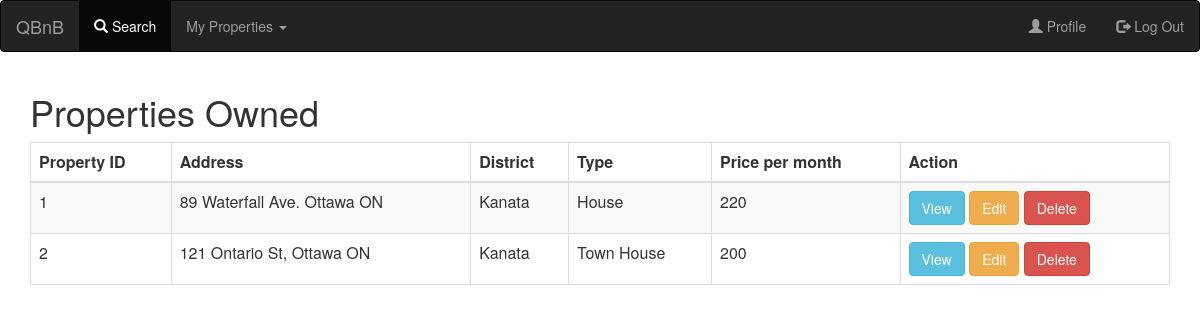
The page /user_properties.php (signed in) on the database its author committed.
### tables this page shows
CREATE TABLE IF NOT EXISTS `properties` (
  `property_id` int(11) NOT NULL AUTO_INCREMENT,
  `supplier_id` int(11) NOT NULL,
  `address` varchar(100) NOT NULL,
  `district` varchar(20) NOT NULL,
  `type` varchar(20) NOT NULL,
  `price` float NOT NULL COMMENT 'Price per month',
  PRIMARY KEY (`property_id`),
  KEY `supplier_id_index` (`supplier_id`) USING BTREE,
  KEY `district` (`district`)
);

### user_properties.php (the view, shortened to what this page needs)
<?php
require_once 'header.php';
require_once 'navbar.php';
?>
<html>
<body>
    <?php
	if( isset($_SESSION['isloggedIn']) && $_SESSION['isloggedIn'] == true) {
    $query = "SELECT property_id, address, district, type, price FROM properties where supplier_id=?";
    if($stmt = $con->prepare($query)){
		$stmt->bind_Param("s", $_SESSION['user_id']);
        $stmt->execute();
        $result = $stmt->get_result();
        $num = $result->num_rows;;
        if($num == 0)
          echo '<h1 class="text-center">You do not own any properties!</h1>';
        else {
        ?>
        <div class="container">
        <h1>Properties Owned</h1>
        <table class="table table-bordered table-striped" >
        <thead>
        <tr>
		  <th>Property ID</th>
          <th>Address</th>
          <th>District</th>
          <th>Type</th>
          <th>Price per month</th>
          <th>Action</th>
        </tr>
        </thead>
        <tbody>
        <?php
          while($row = $result->fetch_assoc()):
        ?>
        <tr>
		  <td><?=$row['property_id']?></td>
          <td><?=$row['address'] ?></td>
          <td><?=$row['district']?></td>
          <td><?=$row['type']?></td>
          <td><?=$row['price']?></td>
          <td>
          <a type="button" class="btn btn-info" href="view_property.php?property_id=<?=$row['property_id']?>">View</a>
          <a type="button" class="btn btn-warning" href="edit_property.php?property_id=<?=$row['property_id']?>">Edit</a>
          <a type="button" class="btn btn-danger" href="delete_property.php?property_id=<?=$row['property_id']?>">Delete</a>
          </td>
        </tr>
          <?php
          endwhile;
        }
      }
	}
	else {
		header("Location: index.php");
		die();
	}
      ?>
        </tbody>
        </table>
        </div>
</body>
</html>

### rows shown on the page
properties: property_id "1", address "89 Waterfall Ave. Ottawa ON", district "Kanata", type "House", price "220"
properties: property_id "2", address "121 Ontario St, Ottawa ON", district "Kanata", type "Town House", price "200"
